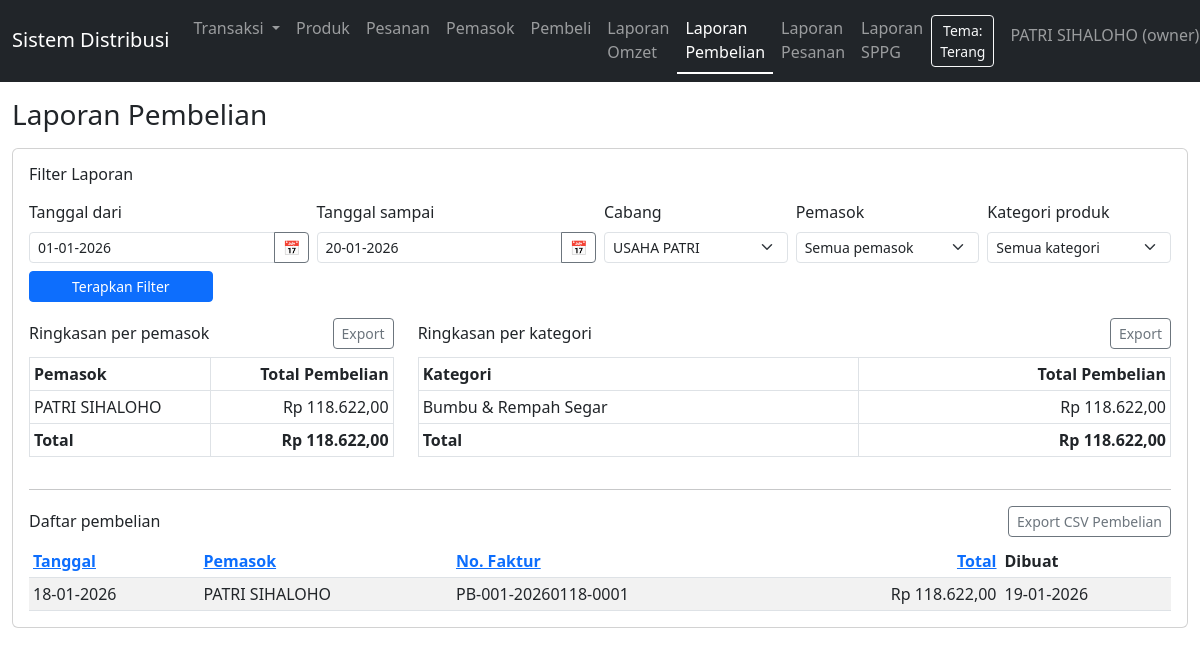
Page /report_purchases.php (signed in) on the committed database.
### tables this page shows
CREATE TABLE `product_categories` (
  `id` int(10) UNSIGNED NOT NULL,
  `name` varchar(100) NOT NULL
);

CREATE TABLE `purchases` (
  `id` int(10) UNSIGNED NOT NULL,
  `branch_id` int(10) UNSIGNED NOT NULL,
  `supplier_id` int(10) UNSIGNED DEFAULT NULL,
  `supplier_name` varchar(150) NOT NULL,
  `invoice_no` varchar(100) NOT NULL,
  `supplier_invoice_no` varchar(100) DEFAULT NULL,
  `purchase_date` date NOT NULL,
  `total_amount` decimal(15,2) NOT NULL DEFAULT 0.00,
  `notes` text DEFAULT NULL,
  `created_by` int(10) UNSIGNED NOT NULL,
  `created_at` datetime NOT NULL DEFAULT current_timestamp()
);

### report_purchases_view.php (the view, shortened to what the rows shown need)
<div class="row">
    <div class="col-md-12">
        <h1 class="h3 mb-3">Laporan Pembelian</h1>
    </div>
</div>
<div class="row">
    <div class="col-md-12">
        <div class="card mb-3">
            <div class="card-body">
                <h2 class="h6 mb-3">Filter Laporan</h2>
                <div class="row">
                    <div class="col-md-4 mb-3">
                        <div class="table-responsive">
                            <table class="table table-sm table-bordered align-middle mb-0">
                                <thead>
                                    <tr>
                                        <th>Pemasok</th>
                                        <th class="text-end">Total Pembelian</th>
                                    </tr>
                                </thead>
                                <tbody>
                                    <?php
                                    $grandTotalSupplier = 0.0;
                                    ?>
                                    <?php if (empty($summary_by_supplier)): ?>
                                    <tr>
                                        <td colspan="2">Tidak ada data pembelian untuk filter ini.</td>
                                    </tr>
                                    <?php else: ?>
                                    <?php foreach ($summary_by_supplier as $row): ?>
                                    <?php
                                    $total = isset($row['total']) ? (float)$row['total'] : 0.0;
                                    $grandTotalSupplier += $total;
                                    ?>
                                    <?php endforeach; ?>
                                    <tr>
                                        <th>Total</th>
                                        <th class="text-end">Rp <?php echo number_format($grandTotalSupplier, 2, ',', '.'); ?></th>
                                    </tr>
                                    <?php endif; ?>
                                </tbody>
                            </table>
                        </div>
                    </div>
                    <div class="col-md-8 mb-3">
                        <div class="table-responsive">
                            <table class="table table-sm table-bordered align-middle mb-0">
                                <thead>
                                    <tr>
                                        <th>Kategori</th>
                                        <th class="text-end">Total Pembelian</th>
                                    </tr>
                                </thead>
                                <tbody>
                                    <?php
                                    $grandTotalCategory = 0.0;
                                    ?>
                                    <?php if (empty($summary_by_category)): ?>
                                    <tr>
                                        <td colspan="2">Tidak ada data pembelian per kategori untuk filter ini.</td>
                                    </tr>
                                    <?php else: ?>
                                    <?php foreach ($summary_by_category as $row): ?>
                                    <?php
                                    $total = isset($row['total']) ? (float)$row['total'] : 0.0;
                                    $grandTotalCategory += $total;
                                    $name = $row['category_name'] !== null ? $row['category_name'] : 'Tanpa kategori';
                                    ?>
                                    <tr>
                                        <td><?php echo htmlspecialchars($name, ENT_QUOTES, 'UTF-8'); ?></td>
                                        <td class="text-end">Rp <?php echo number_format($total, 2, ',', '.'); ?></td>
                                    </tr>
                                    <?php endforeach; ?>
                                    <tr>
                                        <th>Total</th>
                                        <th class="text-end">Rp <?php echo number_format($grandTotalCategory, 2, ',', '.'); ?></th>
                                    </tr>
                                    <?php endif; ?>
                                </tbody>
                            </table>
                        </div>
                    </div>
                </div>
                <div class="d-flex justify-content-between align-items-center mb-2">
                    <h2 class="h6 mb-0">Daftar pembelian</h2>
                </div>
                <div class="table-responsive">
                    <table class="table table-sm table-striped align-middle mb-0">
                        <thead>
                            <tr>
                                <?php
                                $nextDirDate = ($sort === 'date' && $dir === 'asc') ? 'desc' : 'asc';
                                $nextDirSupplier = ($sort === 'supplier' && $dir === 'asc') ? 'desc' : 'asc';
                                $nextDirInvoice = ($sort === 'invoice' && $dir === 'asc') ? 'desc' : 'asc';
                                $nextDirTotal = ($sort === 'total' && $dir === 'asc') ? 'desc' : 'asc';
                                ?>
                                <th>
                                    <a href="?start_date=<?php echo htmlspecialchars($filter_start_date, ENT_QUOTES, 'UTF-8'); ?>&amp;end_date=<?php echo htmlspecialchars($filter_end_date, ENT_QUOTES, 'UTF-8'); ?><?php if (isset($active_branch_id) && $active_branch_id): ?>&amp;branch_id=<?php echo (int)$active_branch_id; ?><?php endif; ?>&amp;supplier_id=<?php echo (int)$supplier_filter_id; ?>&amp;category_id=<?php echo (int)$category_filter_id; ?>&amp;sort=date&amp;dir=<?php echo $nextDirDate; ?>">
                                        Tanggal
                                    </a>
                                </th>
                                <th>
                                    <a href="?start_date=<?php echo htmlspecialchars($filter_start_date, ENT_QUOTES, 'UTF-8'); ?>&amp;end_date=<?php echo htmlspecialchars($filter_end_date, ENT_QUOTES, 'UTF-8'); ?><?php if (isset($active_branch_id) && $active_branch_id): ?>&amp;branch_id=<?php echo (int)$active_branch_id; ?><?php endif; ?>&amp;supplier_id=<?php echo (int)$supplier_filter_id; ?>&amp;category_id=<?php echo (int)$category_filter_id; ?>&amp;sort=supplier&amp;dir=<?php echo $nextDirSupplier; ?>">
                                        Pemasok
                                    </a>
                                </th>
                                <th>
                                    <a href="?start_date=<?php echo htmlspecialchars($filter_start_date, ENT_QUOTES, 'UTF-8'); ?>&amp;end_date=<?php echo htmlspecialchars($filter_end_date, ENT_QUOTES, 'UTF-8'); ?><?php if (isset($active_branch_id) && $active_branch_id): ?>&amp;branch_id=<?php echo (int)$active_branch_id; ?><?php endif; ?>&amp;supplier_id=<?php echo (int)$supplier_filter_id; ?>&amp;category_id=<?php echo (int)$category_filter_id; ?>&amp;sort=invoice&amp;dir=<?php echo $nextDirInvoice; ?>">
                                        No. Faktur
                                    </a>
                                </th>
                                <th class="text-end">
                                    <a href="?start_date=<?php echo htmlspecialchars($filter_start_date, ENT_QUOTES, 'UTF-8'); ?>&amp;end_date=<?php echo htmlspecialchars($filter_end_date, ENT_QUOTES, 'UTF-8'); ?><?php if (isset($active_branch_id) && $active_branch_id): ?>&amp;branch_id=<?php echo (int)$active_branch_id; ?><?php endif; ?>&amp;supplier_id=<?php echo (int)$supplier_filter_id; ?>&amp;category_id=<?php echo (int)$category_filter_id; ?>&amp;sort=total&amp;dir=<?php echo $nextDirTotal; ?>">
                                        Total
                                    </a>
                                </th>
                                <th>Dibuat</th>
                            </tr>
                        </thead>
                        <tbody>
                            <?php if (empty($detail_purchases)): ?>
                            <tr>
                                <td colspan="5">Tidak ada pembelian pada periode dan filter ini.</td>
                            </tr>
                            <?php else: ?>
                            <?php foreach ($detail_purchases as $row): ?>
                            <tr>
                                <td><?php echo htmlspecialchars(format_date_id($row['purchase_date']), ENT_QUOTES, 'UTF-8'); ?></td>
                                <td><?php echo htmlspecialchars($row['supplier_name'], ENT_QUOTES, 'UTF-8'); ?></td>
                                <td><?php echo htmlspecialchars($row['invoice_no'], ENT_QUOTES, 'UTF-8'); ?></td>
                                <td class="text-end">
                                    <?php
                                    $total = isset($row['total_amount']) ? (float)$row['total_amount'] : 0.0;
                                    echo htmlspecialchars('Rp ' . number_format($total, 2, ',', '.'), ENT_QUOTES, 'UTF-8');
                                    ?>
                                </td>
                                <td><?php echo htmlspecialchars(format_date_id($row['created_at']), ENT_QUOTES, 'UTF-8'); ?></td>
                            </tr>
                            <?php endforeach; ?>
                            <?php endif; ?>
                        </tbody>
                    </table>
                </div>
            </div>
        </div>
    </div>
</div>

### rows in the picture
product_categories: name "Bumbu & Rempah Segar", total "118.622,00"
purchases: purchase_date "18-01-2026", supplier_name "PATRI SIHALOHO", invoice_no "PB-001-20260118-0001", total_amount "Rp 118.622,00", created_at "19-01-2026"

### other values in the picture
$user['name'] "PATRI SIHALOHO"
$user['role'] "owner"
$row['supplier_name'] "PATRI SIHALOHO"
$total "118.622,00"
$grandTotalSupplier "118.622,00"
$grandTotalCategory "118.622,00"
form field branch_id "USAHA PATRI"
